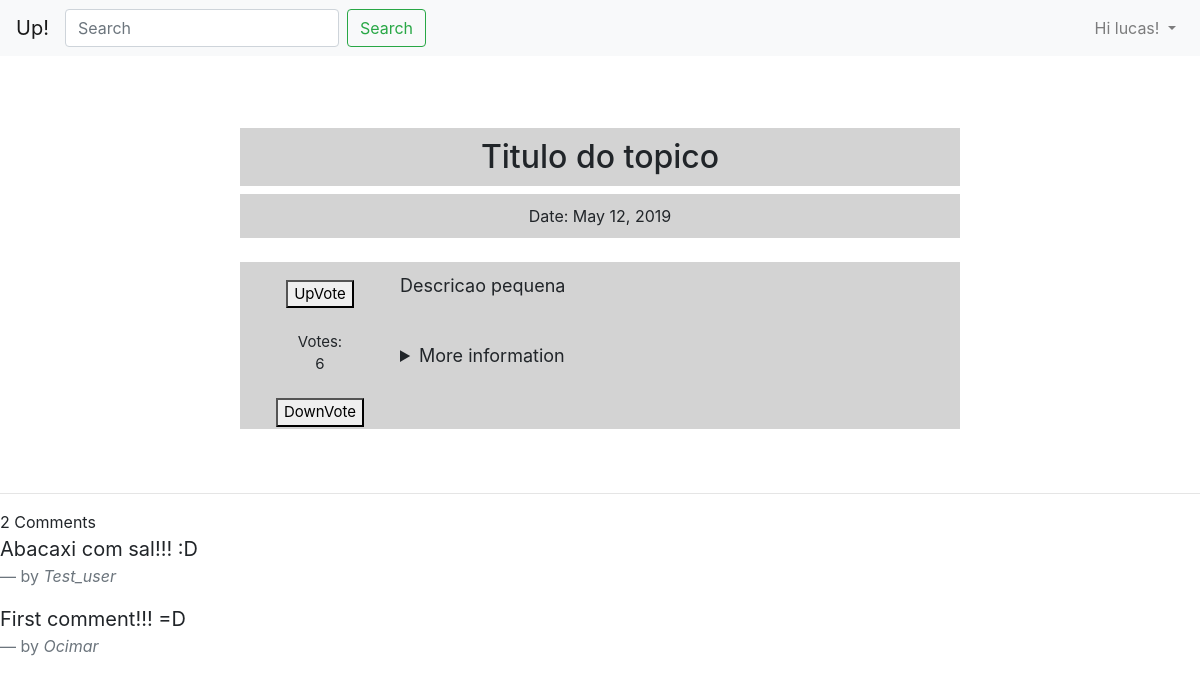
The page /Topics/2/ (signed in) on the database its author committed.
### Topics/models.py (models this page shows, shortened)
class TopicInformation(models.Model):
    title_text = models.CharField(max_length=50)
    small_description = models.CharField(max_length=500)
    pub_date = models.DateField('date published')
    votes = models.IntegerField(default=0)
    big_description = models.CharField(max_length=10000)

class Comment(models.Model):
    topic = models.ForeignKey(TopicInformation, on_delete=models.CASCADE)
    user = models.ForeignKey(User, on_delete=models.CASCADE)
    content = models.TextField(max_length=160)
    timestamp = models.DateTimeField(auto_now_add=True)

### Topics/views.py (the view)
# urls.py: path('<int:id>/', views.detail, name='detail'),
def detail(request, id):
    try:
        topic = TopicInformation.objects.get(pk=id)
    except TopicInformation.DoesNotExist:
        raise Http404("Topic does not exist.")
    comments = Comment.objects.filter(topic=topic).order_by('-id')
    if request.method == 'TOPIC':
        comment_form = CommentForm(request.POST or None)
        if comment_form.is_valid():
            comment_form.save()
    else:
        comment_form = CommentForm()
    context = {
        'topic': topic,
        'comments': comments,
        'comment_form': comment_form,
    }
    return render(request, 'Topics/detail.html', context)

### Topics/forms.py
class CommentForm(forms.ModelForm):
    class Meta:
        model = Comment
        fields = ('content',)

### Topics/templates/Topics/detail.html (shortened to what this page needs)
{% extends 'WebApp/base.html' %}
{% block content %}
<br>
<h2>{{topic.title_text}}</h2>
<p class="date">Date: {{topic.pub_date}}</p>
<br>
<div class="box">
    <div class="div1">
        <form action="{% url 'Topics:upvote' topic.id %}" method='POST'>
    <button type='submit'>UpVote</button>
        </form>
        <br>
        Votes: <br> {{topic.votes}}
        <br>
        <br>
    <form action="{% url 'Topics:downvote' topic.id %}" method='POST'>
    <button type='submit'>DownVote</button>
    </form>
    </div>
    <div class="div2">
        <p class="small_description"> {{topic.small_description}} </p>
        <br>
        <details> <summary> More information</summary>
        </details>
    </div>
</div>
<br><br>
<hr>
<div class="main-comment-section">
    {{ comments.count }} Comment{{ comments|pluralize }}
    {% for comment in comments%}
     <blockquote class="blockquote">
         <p class="mb-0"> {{ comment.content }}</p>
         <footer class="blockquote-footer">by <cite title="Source Title">{{comment.user|capfirst}}</cite> </footer>
     </blockquote>
    {%endfor%}
</div>
{% endblock %}

### templates/WebApp/base.html (shortened to what this page needs)
<!DOCTYPE html>
<html>
{% load static %}
<head>
    <link rel="stylesheet" href="{% static "style.css" %}">
    <link rel="stylesheet" href="https://stackpath.bootstrapcdn.com/bootstrap/4.3.1/css/bootstrap.min.css">
</head>
<body>
<nav class="navbar navbar-expand-lg navbar-light bg-light">
  <a class="navbar-brand" href="{% url 'index' %}">Up!</a>
  <div class="collapse navbar-collapse" id="navbarSupportedContent">
    <ul class="navbar-nav mr-auto">
    <form class="form-inline my-2 my-lg-0" action="{% url 'index' %}">
      <input class="form-control mr-sm-2" type="search" placeholder="Search" aria-label="Search" name="q">
      <button class="btn btn-outline-success my-2 my-sm-0" type="submit">Search</button>
    </form>
    </ul>
    <ul class="navbar-nav">
        {% if request.user.is_authenticated %}
        <li class="nav-item dropdown">
            <a class="nav-link dropdown-toggle" href="#" id="navbarDropdown" role="button" data-toggle="dropdown" aria-haspopup="true" aria-expanded="false">
              <span>Hi {{ request.user }}!</span>
            </a>
        </li>
        {% else %}
        <li class="nav-item">
            <a href="{% url 'user_login' %}" class="nav_link">Login</a>
        </li>
        {% endif %}
    </ul>
  </div>
</nav>
<br>
<br>
<main>
    {% block content %}
    {% endblock %}
</main>
</body>
</html>

### static/style.css (style rules this page uses)
.div1 { text-align: center; position: relative; top: 5%; font-size: 15px; }
.div2 { padding-left: 10px; font-size: 18px; }
.box { display: grid; grid-template-columns: 20% 80%; width: 60%; background-color: lightgrey; padding: 10px; margin: auto; }
.date { text-align: center; background-color: lightgrey; width: 60%; padding: 10px; border: 0; margin: auto; }
h2 { text-align: center; background-color: lightgrey; width: 60%; padding: 10px; border: 0; margin: auto; }

### rows shown on the page
TopicInformation: title_text "Titulo do topico", pub_date "May 12, 2019", votes "6", small_description "Descricao pequena"
Comment: content "Abacaxi com sal!!! :D", user "Test_user"
Comment: content "First comment!!! =D", user "Ocimar"

### other values the page prints
{{ request.user }} "lucas"
{{ comments.count }} "2"
